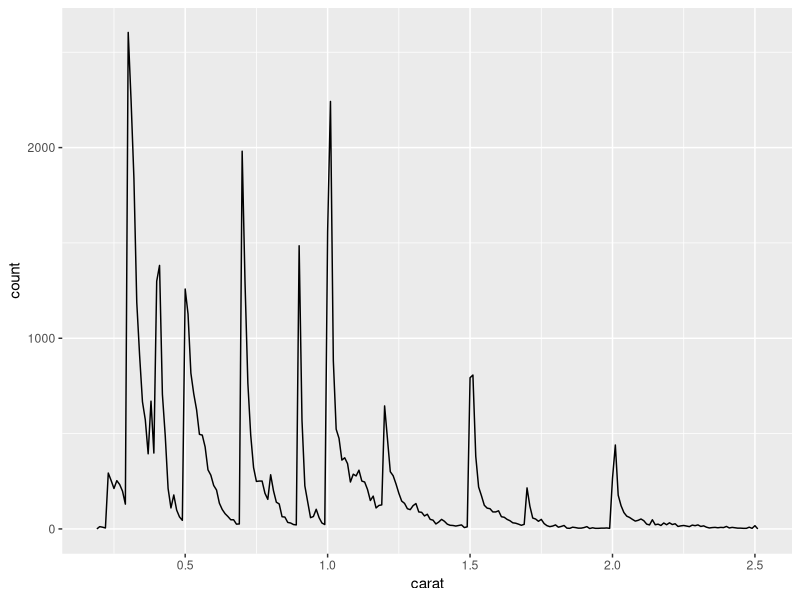
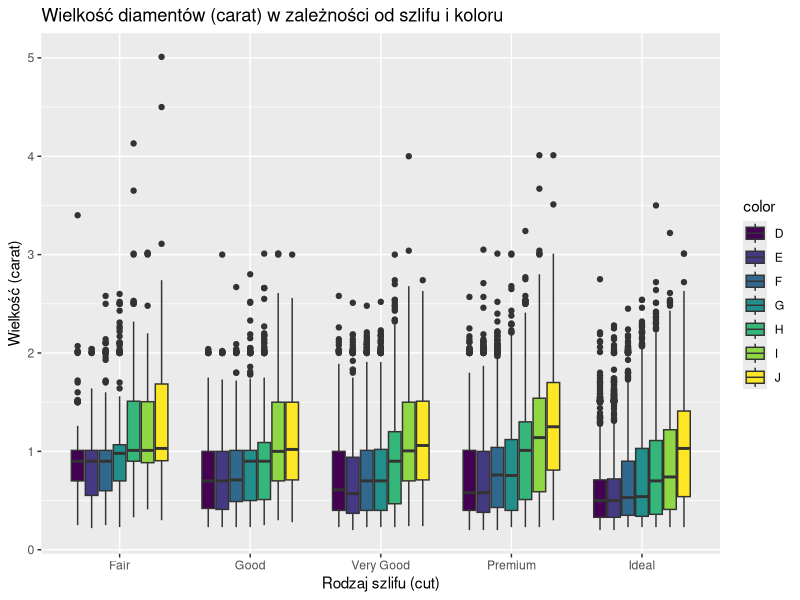
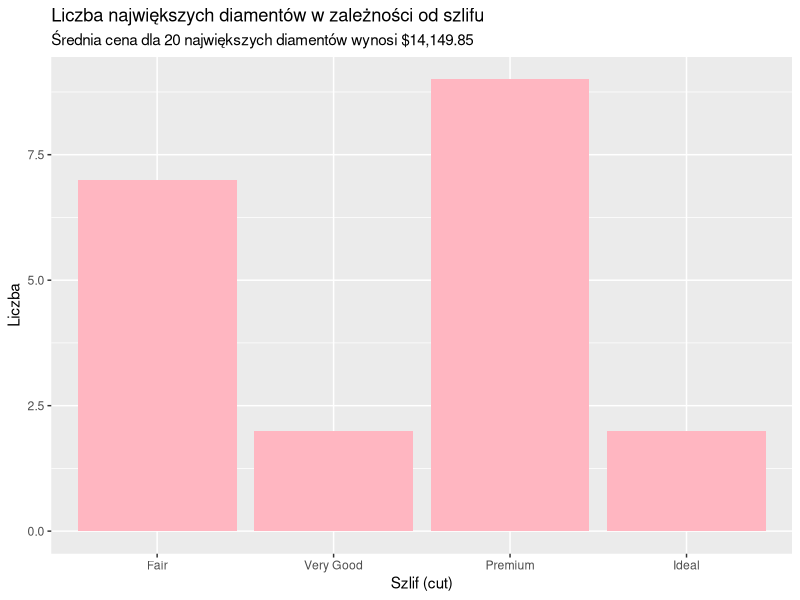

Generate these figures, in order, with R:
## ---- chunk 1
knitr::opts_chunk$set(echo = FALSE)
library(ggplot2)
library(dplyr)

smaller <- diamonds %>% 
  filter(carat <= 2.5)

library(knitr)
library(scales)
## ---- chunk 2
smaller %>% 
  ggplot(aes(carat)) + 
  geom_freqpoly(binwidth = 0.01)
## ---- chunk 3
ggplot(diamonds, aes(x = cut, y = carat, fill = color)) +
geom_boxplot() +
labs(title = "Wielkość diamentów (carat) w zależności od szlifu i koloru",
x = "Rodzaj szlifu (cut)",
y = "Wielkość (carat)")

## ---- chunk 4
top_diamentow <- diamonds %>%
arrange(desc(carat)) %>%
slice(1:20)

kable(top_diamentow)
## ---- chunk 5
mean(top_diamentow$carat)
## ---- chunk 6
srednia_cena <- mean(top_diamentow$price)
srednia_cena
## ---- chunk 7
liczba_diamentow <- top_diamentow %>%
count(cut)

kable(liczba_diamentow)
## ---- chunk 8
ggplot(liczba_diamentow, aes(x = cut, y = n)) +
geom_bar(stat = "identity", fill = "lightpink") +
labs(
title = "Liczba największych diamentów w zależności od szlifu",
x = "Szlif (cut)",
y = "Liczba",
subtitle = paste0("Średnia cena dla ", nrow(top_diamentow),
" największych diamentów wynosi ",
dollar(srednia_cena))
)
